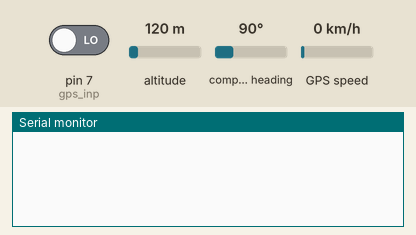
The sketch below on a simulated Arduino Uno, built with avr-gcc and run on an emulated ATmega328P. Parts: the last lines printed to the serial monitor. Inputs (shaded band) come from the test bench; at power-on: pin 7 (gps_inp) LOW, altitude 120 m, compass heading 90°, GPS speed 0 km/h. The GPS gets a fix after 3 s at 37.7749, -122.4194 with 8 satellites.

Above: at 1.2 s.
1.3 s: pin 7 (gps_inp) driven HIGH
At 3.1 s:
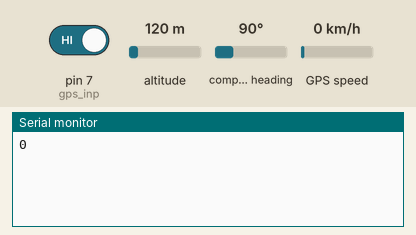
At 4.7 s:
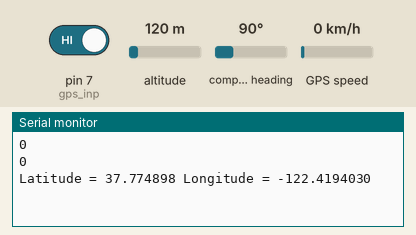

The sketch:

sketch_oct21a.ino
```cpp
#include <TinyGPS.h>
TinyGPS gps; //Creates a new instance of the TinyGPS object
int gps_inp = 7;
int buttonState = 0;
int lastButtonState = 0;

void setup()
{
Serial.begin(9600);
Serial.println();
pinMode(gps_inp,INPUT);
}


void loop()
{
buttonState = digitalRead(gps_inp);
bool newData = false;
unsigned long chars;
unsigned short sentences, failed;
if (buttonState != lastButtonState) {
if (buttonState == HIGH)
{
// For one second we parse GPS data and report some key values
for (unsigned long start = millis(); millis() - start < 1000;)
{
while (Serial.available())
{
char c = Serial.read();
//Serial.print(c);
if (gps.encode(c))
newData = true;
}
}if (newData) //If newData is true
{
float flat, flon;
unsigned long age;
gps.f_get_position(&flat, &flon, &age);
Serial.print("Latitude = ");
Serial.print(flat == TinyGPS::GPS_INVALID_F_ANGLE ?0.0 : flat, 6);
Serial.print(" Longitude = ");
Serial.print(flon == TinyGPS::GPS_INVALID_F_ANGLE ? 0.0 : flon, 6);

}
Serial.println(failed);
// if (chars == 0)
// Serial.println("* No characters received from GPS: check wiring *");
}
}
}
```

Measured:
- after the input at 1.3 s, the serial monitor: prints a new line after 1.0 s (image 1)
